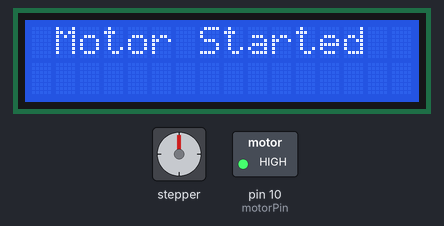
Simulated run of this sketch. Board: Arduino Nano, built with avr-gcc and run on an emulated ATmega328P. On the bench: stepper motor, 16×2 character LCD, switched loads named in the sketch (green lamp = pin HIGH). Wiring (inferred from the names in the program): stepper motor driver (200 steps per turn assumed): step pin 3; direction pin 2. Pins used as bus, display or sensor lines are not drawn.

Above: at 0.1 s.
At 2.2 s:
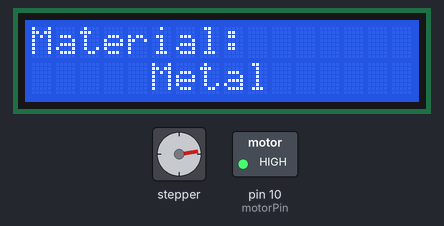
At 8.3 s:
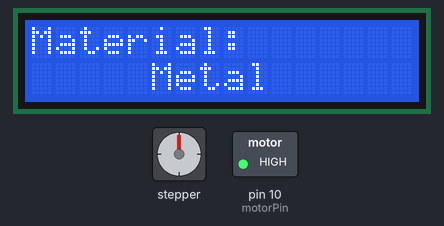
Timing chart, 0 to 125.7 s (numbered marks = the images above):
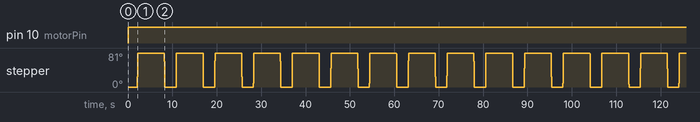

The sketch:

waste-sorting-line.ino
```cpp
#include <LiquidCrystal_I2C.h>

#define irSensor A6
#define proximitySensor A7

#define dirPin 2
#define stepPin 3
#define steps 45 // 81 degrees "360 degrees = 200 steps"
#define speed 1000

#define motorPin 10

LiquidCrystal_I2C lcd(0x27, 16, 2); // I2C address 0x27, 16 column and 2 rows

int irValue;
int proximityValue;

void setup() {
  lcd.init();
  lcd.backlight();
  pinMode(irSensor, INPUT);
  pinMode(proximitySensor, INPUT);
  pinMode(motorPin, OUTPUT);
  pinMode(stepPin, OUTPUT);
  pinMode(dirPin, OUTPUT);
}

void loop() {
  irValue = digitalRead(irSensor); // LOW "Object Detected" || HIGH "No Object Detected"

  if (irValue == LOW) {
    digitalWrite(motorPin, HIGH);  // start the motor
    printLCD("Motor Started", 1);
    delay(2000); // wait 2 seconds until the object reaches the proximity sensor
    proximityAndStepper();
  } else {
    digitalWrite(motorPin, LOW);
  }
}

void proximityAndStepper() {
  /*
  function controlling the stepper motor based on the proximity read
  */

  proximityValue = digitalRead(proximitySensor); // LOW "Metal" || HIGH "Non-Metal"

  if (proximityValue == LOW) { // if the sensor detects metal open the gate
    printLCD("Material:", 0, "Metal", 5);
    rotateStepper(1); // rotate clockwise
    delay(6000); // keep the gate open for 6 seconds
    rotateStepper(0); // back to the initial position "rotate counterclockwise"
    delay(500);
    lcd.clear();
  } else {
    printLCD("Material:", 0, "Non-Metal", 3);
    delay(7000); // keep the motor on for 7 seconds
    lcd.clear();
  }
}

void rotateStepper(int direction) {
  /*
  function rotating the stepper a constant number of steps
  either clockwise or counterclockwise
  based on the direction provided
  */

  if (direction == 1) {
    digitalWrite(dirPin, HIGH); // clockwise
  } else if (direction == 0) {
    digitalWrite(dirPin, LOW); // counterclockwise
  }

  for (int x = 0; x < steps; x++) {
    digitalWrite(stepPin, HIGH);
    delayMicroseconds(speed);
    digitalWrite(stepPin, LOW);
    delayMicroseconds(speed);
  }
}

void printLCD(String text1= "", int pos1= 0, String text2= "", int pos2= 0) {
  /*
  function to display text on lcd
    text1: text to be written in the first line default to ""
    pos1: the column position of text1 default to 0
    text2: text to be written in the second line default to ""
    pos2 the column position of text2 default to 0
  */

  lcd.clear();             // clear the lcd
  lcd.setCursor(pos1, 0);  // move cursor to column pos1 and line 0
  lcd.print(text1);        // print text1 at column pos1 and line 0
  lcd.setCursor(pos2, 1);  // move cursor to column pos2 and line 1
  lcd.print(text2);        // print text2 at column pos2 and line 1
}
```

Measured:
- by itself, pin 10 (motorPin): LOW → HIGH at 0.06 s
- by itself, stepper: turns 81° clockwise in 0.08 s, then 81° counter-clockwise in 0.09 s, repeating every 8.7 s
